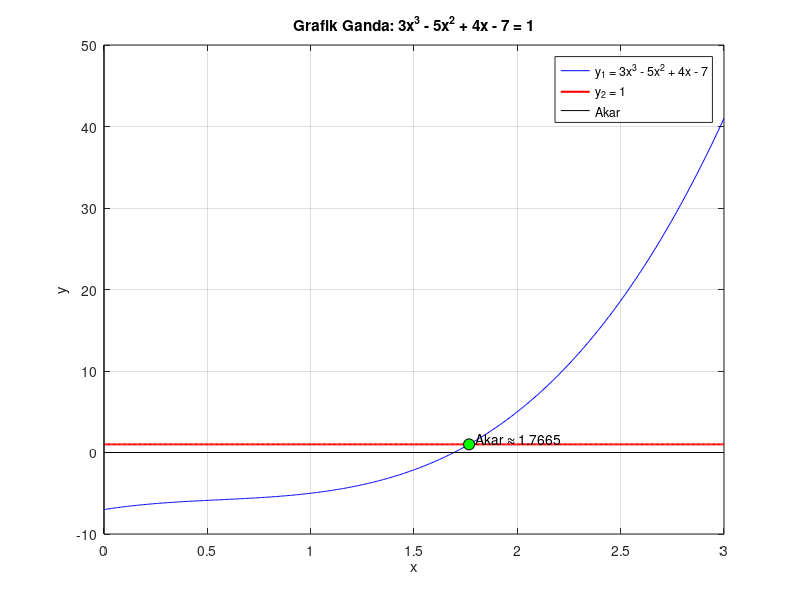
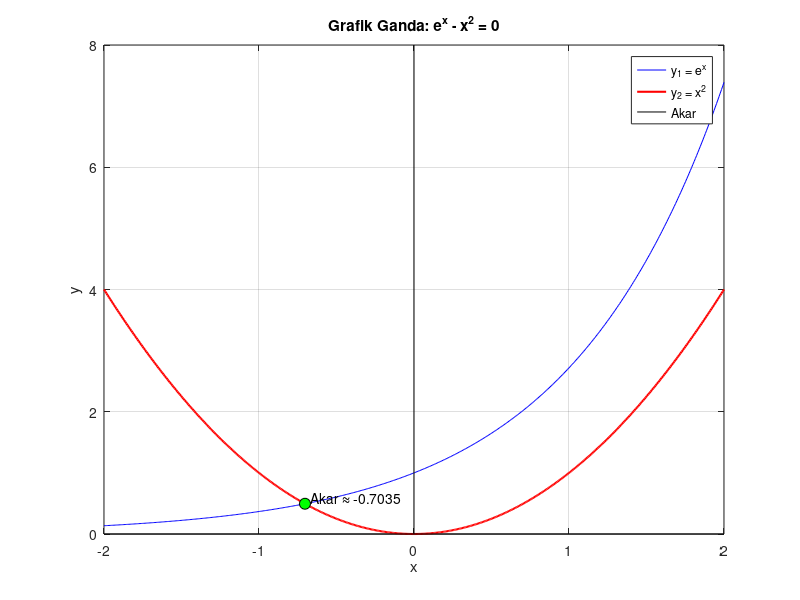
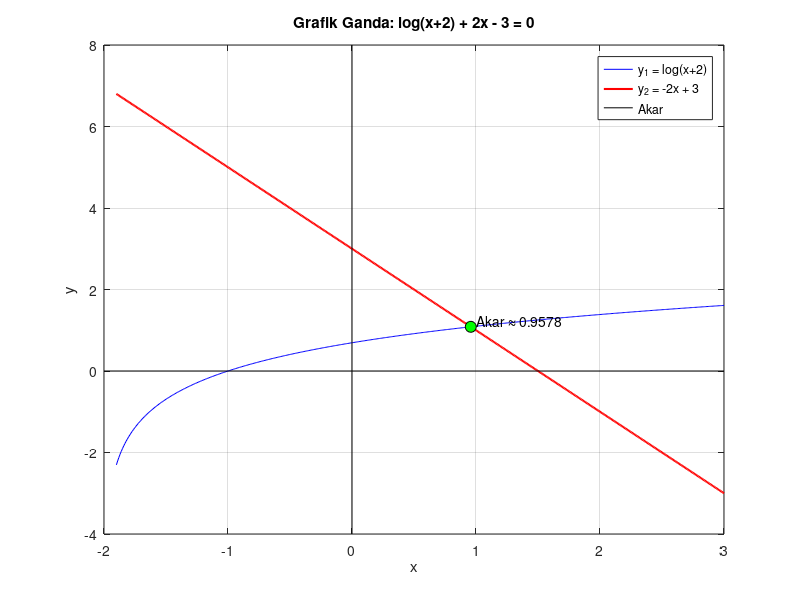

MATLAB code for these plots, in order:
% GRAFIK_GANDA.M
% Metode grafik ganda: persamaan dipecah menjadi y1(x) dan y2(x),
% titik perpotongan antara y1 dan y2 = akar.
%   1) 3x^3 - 5x^2 + 4x - 7 = 1   ->  y1 = 3x^3 - 5x^2 + 4x - 7 , y2 = 1
%   2) e^x - x^2 = 0              ->  y1 = e^x                  , y2 = x^2
%   3) log(x+2) + 2x - 3 = 0      ->  y1 = log(x+2)             , y2 = -2x + 3
%      (log di MATLAB/Octave = logaritma natural / ln)

clear; clc; close all;

y1 = {@(x) 3*x.^3 - 5*x.^2 + 4*x - 7, ...
      @(x) exp(x), ...
      @(x) log(x+2)};

y2 = {@(x) ones(size(x)), ...
      @(x) x.^2, ...
      @(x) -2*x + 3};

judul = {'3x^3 - 5x^2 + 4x - 7 = 1', ...
         'e^x - x^2 = 0', ...
         'log(x+2) + 2x - 3 = 0'};

label1 = {'y_1 = 3x^3 - 5x^2 + 4x - 7', 'y_1 = e^x', 'y_1 = log(x+2)'};
label2 = {'y_2 = 1', 'y_2 = x^2', 'y_2 = -2x + 3'};

rentang = {[0 3], [-2 2], [-1.9 3]};

tebakan = {[1 2], [-1 0], [0 2]};

for k = 1:3
  figure(k);
  x = linspace(rentang{k}(1), rentang{k}(2), 500);

  plot(x, y1{k}(x), 'b', x, y2{k}(x), 'r', 'LineWidth', 1.5); hold on;

  xl = xlim; yl = ylim;
  plot(xl, [0 0], 'k');
  plot([0 0], yl, 'k');

  g = @(x) y1{k}(x) - y2{k}(x);
  akar = fzero(g, tebakan{k});
  plot(akar, y1{k}(akar), 'ko', 'MarkerFaceColor', 'g', 'MarkerSize', 8);
  text(akar, y1{k}(akar), sprintf('  Akar \\approx %.4f', akar), ...
       'VerticalAlignment', 'bottom');

  grid on;
  xlabel('x'); ylabel('y');
  title(['Grafik Ganda: ' judul{k}]);
  legend(label1{k}, label2{k}, 'Akar', 'Location', 'best');
  hold off;
end
